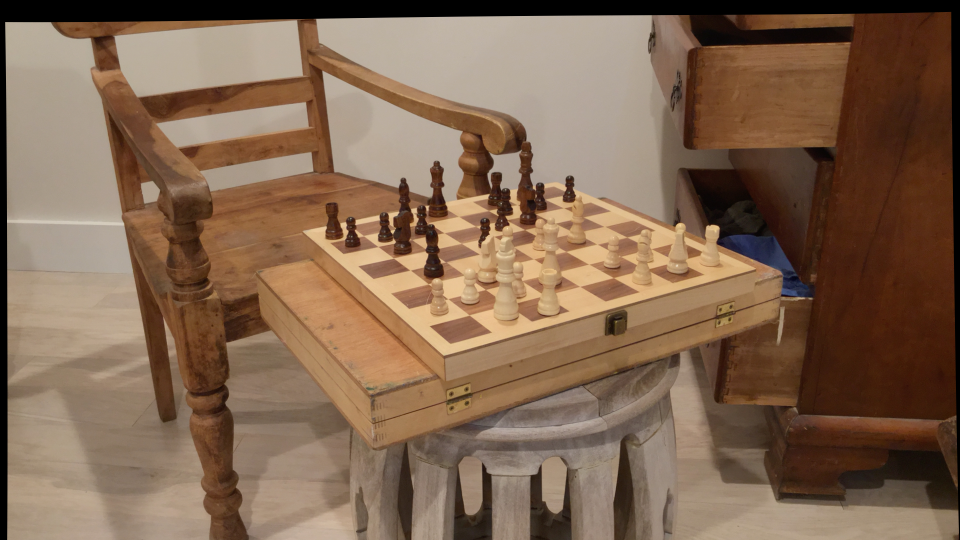
#> input picture stereo_visual_servoing/chess1/im0.png, 1920 x 1080 px, found by its file name (shown at 1/2 size)
$ jupyter execute --allow-errors stereo_images_to_point_clouds.ipynb
#> lines starting #> are read from the running program, lines starting #| are printed output that depends on the picture
[cell 1]
import cv2
import matplotlib.pyplot as plt

# Load the images
im0 = cv2.imread('/mnt/data/im0.png', cv2.IMREAD_GRAYSCALE)
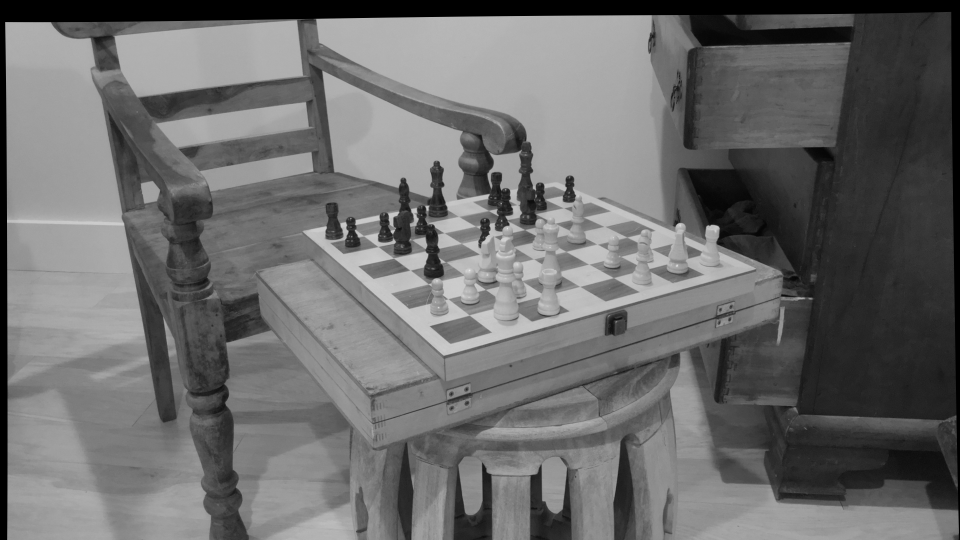
#> im0: shape (1080, 1920) (shown at 1/2 size); min 0, max 239, mean 108.1
im1 = cv2.imread('/mnt/data/im1.png', cv2.IMREAD_GRAYSCALE)
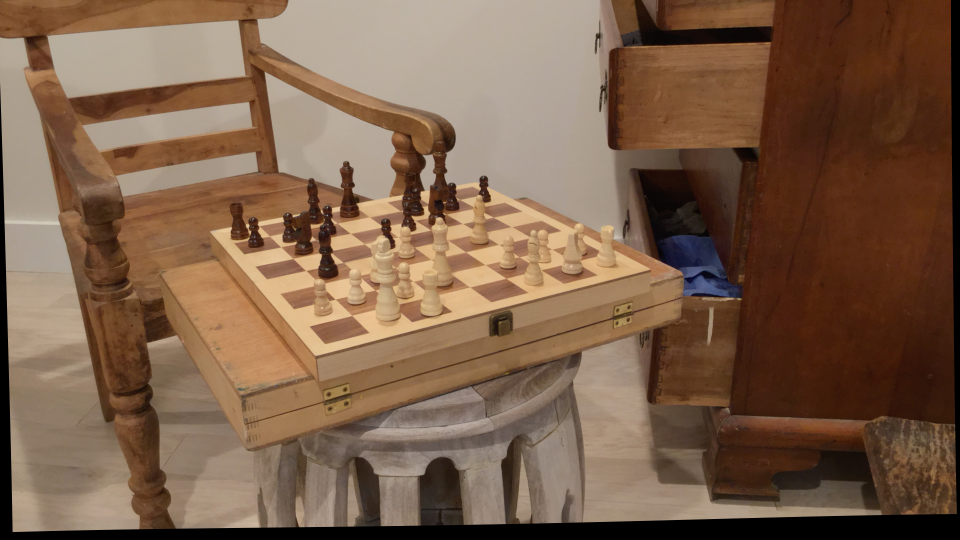
#> input picture stereo_visual_servoing/chess1/im1.png, 1920 x 1080 px, found by its file name (shown at 1/2 size)
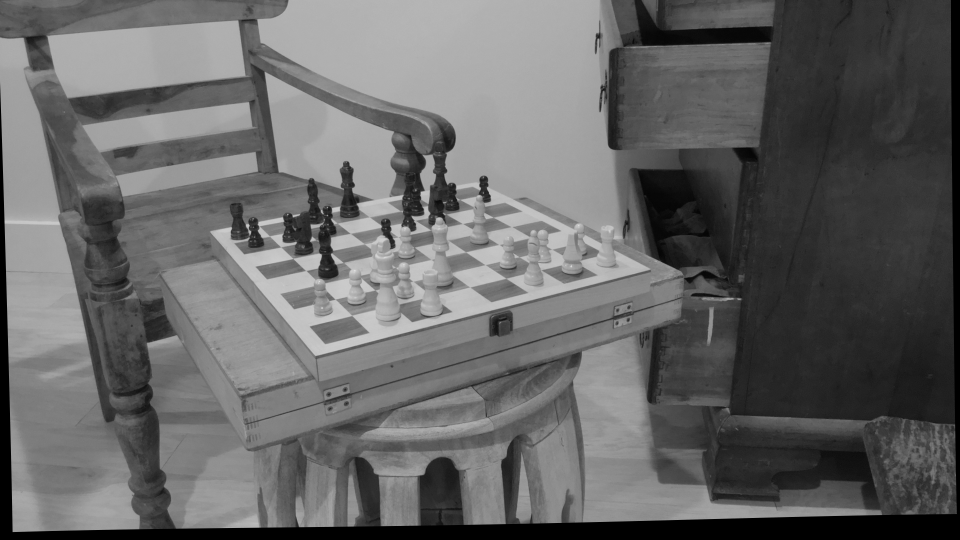
#> im1: shape (1080, 1920) (shown at 1/2 size); min 0, max 234, mean 101.8

# Visualize the images
fig, axes = plt.subplots(1, 2, figsize=(12, 6))
axes[0].imshow(im0, cmap='gray')
axes[0].set_title('Left Image (im0.png)')
axes[0].axis('off')
axes[1].imshow(im1, cmap='gray')
axes[1].set_title('Right Image (im1.png)')
axes[1].axis('off')
plt.tight_layout()
plt.show()
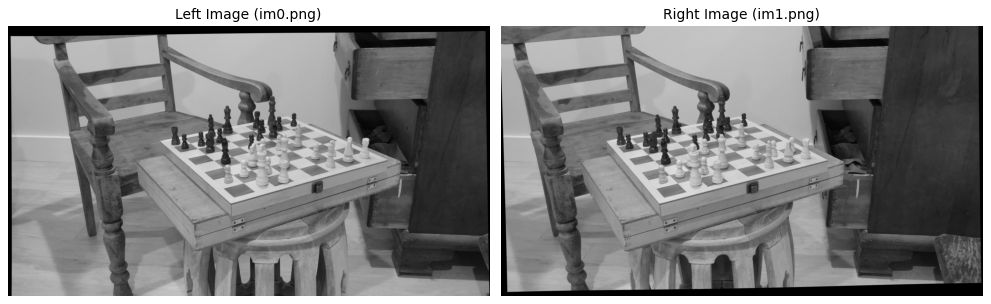
#> figure drawn by matplotlib, 2 panels

#> (a cell that did not finish here is left out)

[cell 3]
import numpy as np

# Extracting the focal length and principal point from the camera matrix
#> (the rest of this cell did not finish here and is left out)

[cell 4]
# Load the left image in color
im0_color = cv2.imread('/mnt/data/im0.png', cv2.IMREAD_COLOR)
#> im0_color is the input picture: shape (1080, 1920, 3); mean B, G, R 81.2, 103, 129.9
im0_color = cv2.cvtColor(im0_color, cv2.COLOR_BGR2RGB)  # Convert from BGR to RGB

# Extract RGB values for the valid 3D points
#> (the rest of this cell did not finish here and is left out)
